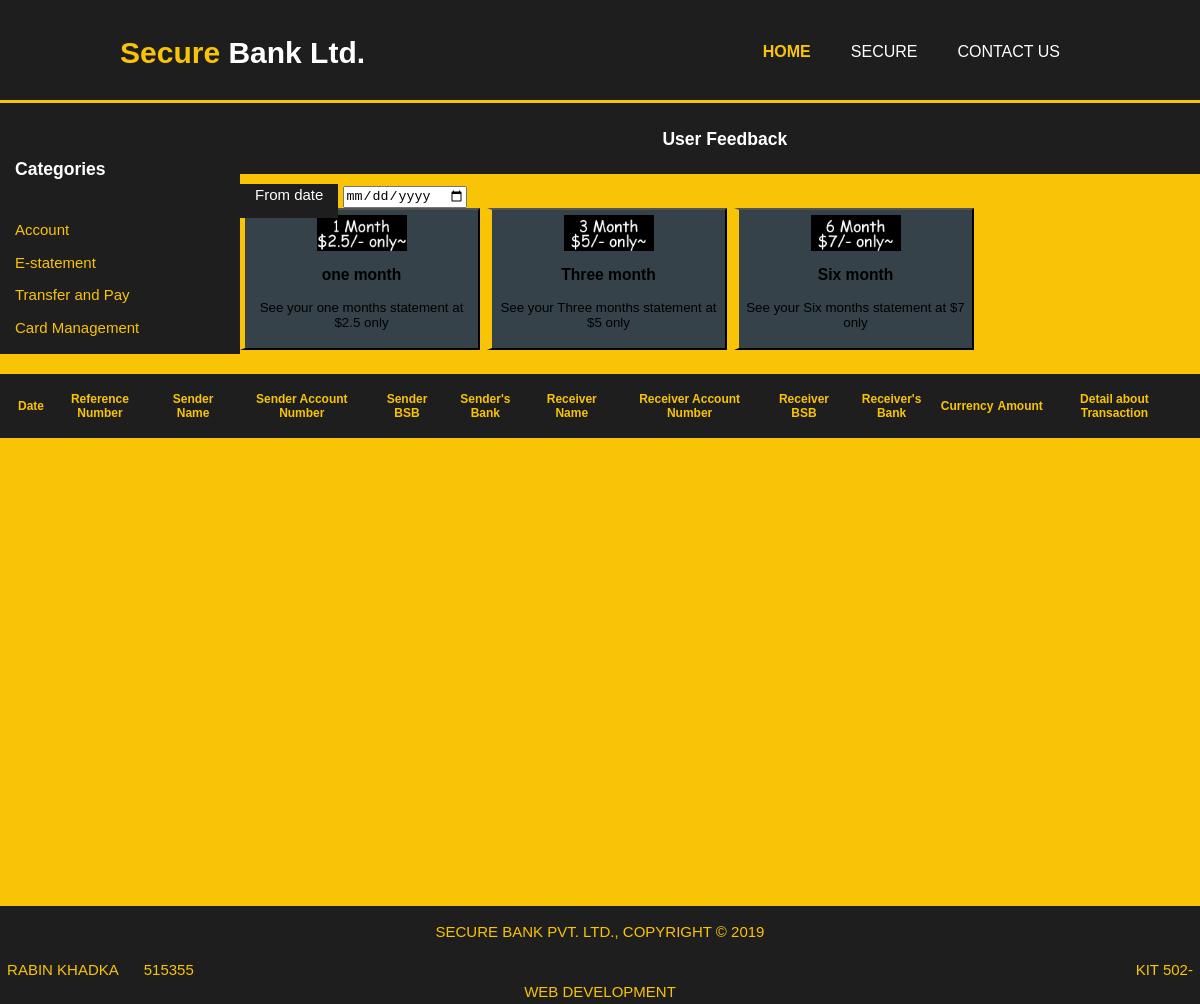
The app's page /alacritas.cis.utas.edu.au/~rkhadka/project/webpages/php/estatement.php (signed in) with its own data.
### tables this page shows
CREATE TABLE IF NOT EXISTS `menu` (
  `menu_id` int(11) NOT NULL,
  `menu_name` varchar(50) NOT NULL,
  `page_id` int(11) NOT NULL,
  `displayOrder` int(11) NOT NULL
);

### alacritas.cis.utas.edu.au/~rkhadka/project/webpages/php/aside.php (the view, shortened to what this page needs)
<?php
echo'<aside id="leftside"><div class="cool"><h3>Categories</h3>';
	echo"<ul>";
	$que1="select * from menu ORDER BY displayOrder";
				$result_menu=$db->query($que1);
                    while($row=$result_menu->fetch_array(MYSQLI_ASSOC)){
							$result_page=$db->query("SELECT paget_link FROM page where page_id='".$row['page_id']."'");
                            $row1=$result_page->fetch_array(MYSQLI_ASSOC);
							echo'<li><a href="'.$row1['paget_link'].'">'.$row['menu_name'].'</a>';
							 echo"</li>";
    }
    echo"</ul></div></aside>";
	?>

### alacritas.cis.utas.edu.au/~rkhadka/project/css/new.css (style rules this page uses)
body { font: 15px/1.5 Arial,helvetica,san-serif; background-color:#f4f4f4; padding:0px; margin:0px; height: 100% }
ul { margin:0px; padding:0px; }
.cool { padding:15px; background:#1e1e1f; color:#ffffff; margin-top:20px; margin-bottom:20px; }
.cool li,ul { list-style: none; text-decoration:none; padding-top: 10px; }
.cool a { text-decoration:none; color:#f9c405; }
aside#leftside { float:left; width:20%; margin-top:0px; }

### records on screen
menu: menu_name "Account"
menu: menu_name "E-statement"
menu: menu_name "Transfer and Pay"
menu: menu_name "Card Management"

### other values on screen
$_SESSION['session_user'] "SECURE"
